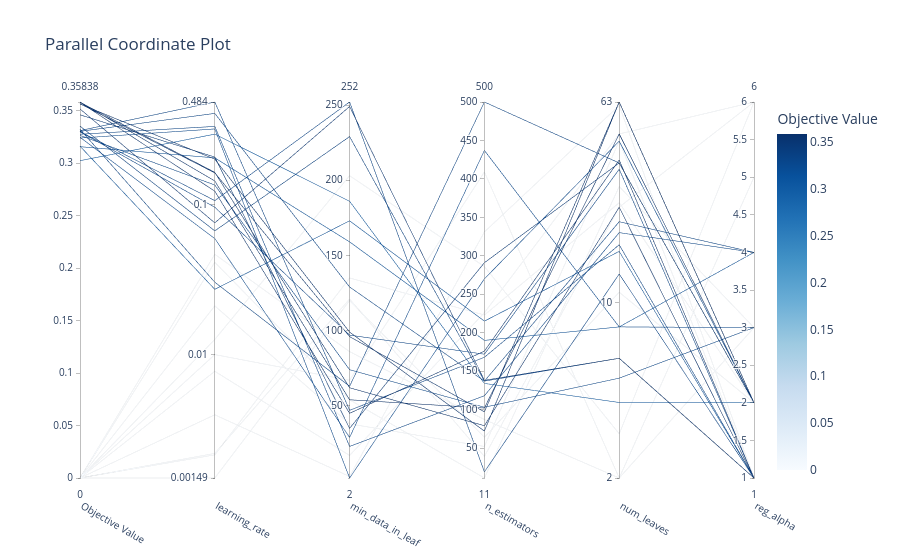

The notebook cell saved with this chart:
### Code cell
print('🔄 Parallel Coordinate Plot')
optuna.visualization.plot_parallel_coordinate(study)

### Figure 1 — Plotly figure (JSON) as saved in the notebook; plotly's stock layout.template omitted (floating-point values rounded to 4 significant figures)
{"data": [{"dimensions": [{"label": "Objective Value", "range": [0, 0.3584], "values": [0.3304, 0, 0.3581, 0, 0, 0, 0, 0, 0.3248, 0, 0.3353, 0.3518, 0.3024, 0.3302, 0.3266, 0.3163, 0.3324, 0.3158, 0, 0.3581, 0.3462, 0.33, 0.3311, 0.3568, 0.3564, 0.3584, 0, 0, 0.324, 0.3276]}, {"label": "learning_rate", "range": [-2.826, -0.3155], "ticktext": ["0.00149", "0.01", "0.1", "0.484"], "tickvals": [-2.826, -2, -1, -0.3155], "values": [-0.3916, -2.661, -0.785, -2.671, -2.826, -2.404, -2.002, -2.113, -1.227, -1.901, -1.176, -1.122, -0.5299, -0.9737, -0.8696, -1.566, -1.519, -0.6885, -1.332, -0.9109, -0.6831, -1.018, -0.3155, -0.7889, -0.697, -0.8426, -1.385, -1.676, -0.4952, -0.4783]}, {"label": "min_data_in_leaf", "range": [2, 252], "values": [129, 121, 62, 135, 120, 3, 67, 17, 29, 203, 229, 249, 186, 252, 74, 173, 63, 159, 86, 45, 35, 97, 47, 96, 99, 54, 54, 38, 2, 23]}, {"label": "n_estimators", "range": [11, 500], "values": [137, 39, 79, 223, 64, 331, 409, 226, 437, 286, 137, 138, 134, 19, 103, 215, 500, 190, 87, 176, 291, 172, 168, 97, 72, 102, 11, 52, 270, 118]}, {"label": "num_leaves", "range": [0.301, 1.799], "ticktext": ["2", "10", "63"], "tickvals": [0.301, 1, 1.799], "values": [1.322, 1.38, 1.38, 1.398, 1.041, 1.785, 0.301, 1.672, 0.9031, 0.4771, 0.7782, 0.7782, 0.6021, 1.114, 0.699, 1.204, 1.556, 0.9031, 0.301, 1.568, 1.556, 1.531, 1.23, 1.799, 1.799, 1.672, 1.462, 1.643, 1.643, 1.279]}, {"label": "reg_alpha", "range": [1, 6], "values": [4, 6, 1, 2, 2, 1, 5, 6, 3, 6, 1, 1, 2, 1, 3, 1, 2, 4, 3, 1, 2, 1, 1, 2, 2, 2, 3, 1, 2, 4]}], "labelangle": 30, "labelside": "bottom", "line": {"color": [0.3304, 0, 0.3581, 0, 0, 0, 0, 0, 0.3248, 0, 0.3353, 0.3518, 0.3024, 0.3302, 0.3266, 0.3163, 0.3324, 0.3158, 0, 0.3581, 0.3462, 0.33, 0.3311, 0.3568, 0.3564, 0.3584, 0, 0, 0.324, 0.3276], "colorbar": {"title": {"text": "Objective Value"}}, "colorscale": [[0, "rgb(247,251,255)"], [0.125, "rgb(222,235,247)"], [0.25, "rgb(198,219,239)"], [0.375, "rgb(158,202,225)"], [0.5, "rgb(107,174,214)"], [0.625, "rgb(66,146,198)"], [0.75, "rgb(33,113,181)"], [0.875, "rgb(8,81,156)"], [1, "rgb(8,48,107)"]], "reversescale": false, "showscale": true}, "type": "parcoords"}], "layout": {"title": {"text": "Parallel Coordinate Plot"}}}
